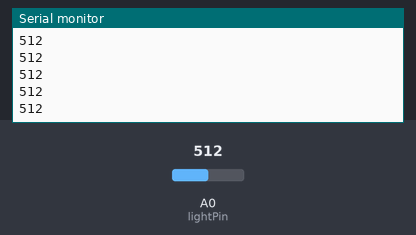
Recording of a sketch running on a simulated Arduino Uno, built with avr-gcc and run on an emulated ATmega328P. Parts: the last lines printed to the serial monitor. The test bench sets the inputs (shaded band); at power-on: A0 (lightPin) = 512.

Above: at 1.2 s.
1.3 s: A0 (lightPin) set to 716
At 1.56 s:
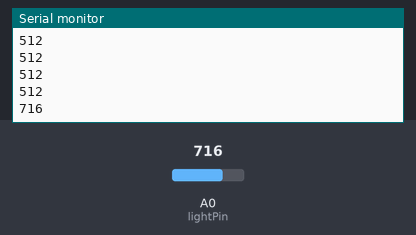
2.8 s: A0 (lightPin) set to 900
At 2.96 s:
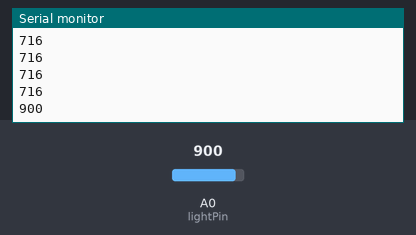
Timing chart, 0 to 5.8 s (numbered marks = the images above; inputs shaded):
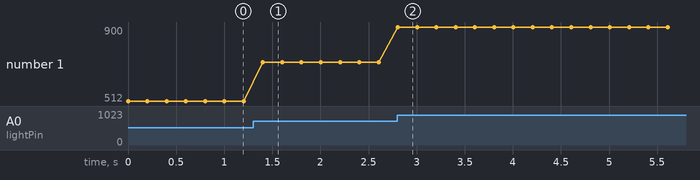

Measured:
- after the input at 1.3 s, the serial monitor: prints a new line after 0.10 s (image 1)
- after the input at 2.8 s, the serial monitor: prints a new line at once (image 2)
- plotted number 1: 512 → 716 after the input at 1.3 s, 716 → 900 after the input at 2.8 s

The sketch:

TEMT6000-test.ino
```cpp
int lightPin = 0;

void setup() {
Serial.begin(9600);
}

void loop() {
int reading = analogRead(lightPin);
Serial.println(reading);
delay(200);
}
```
